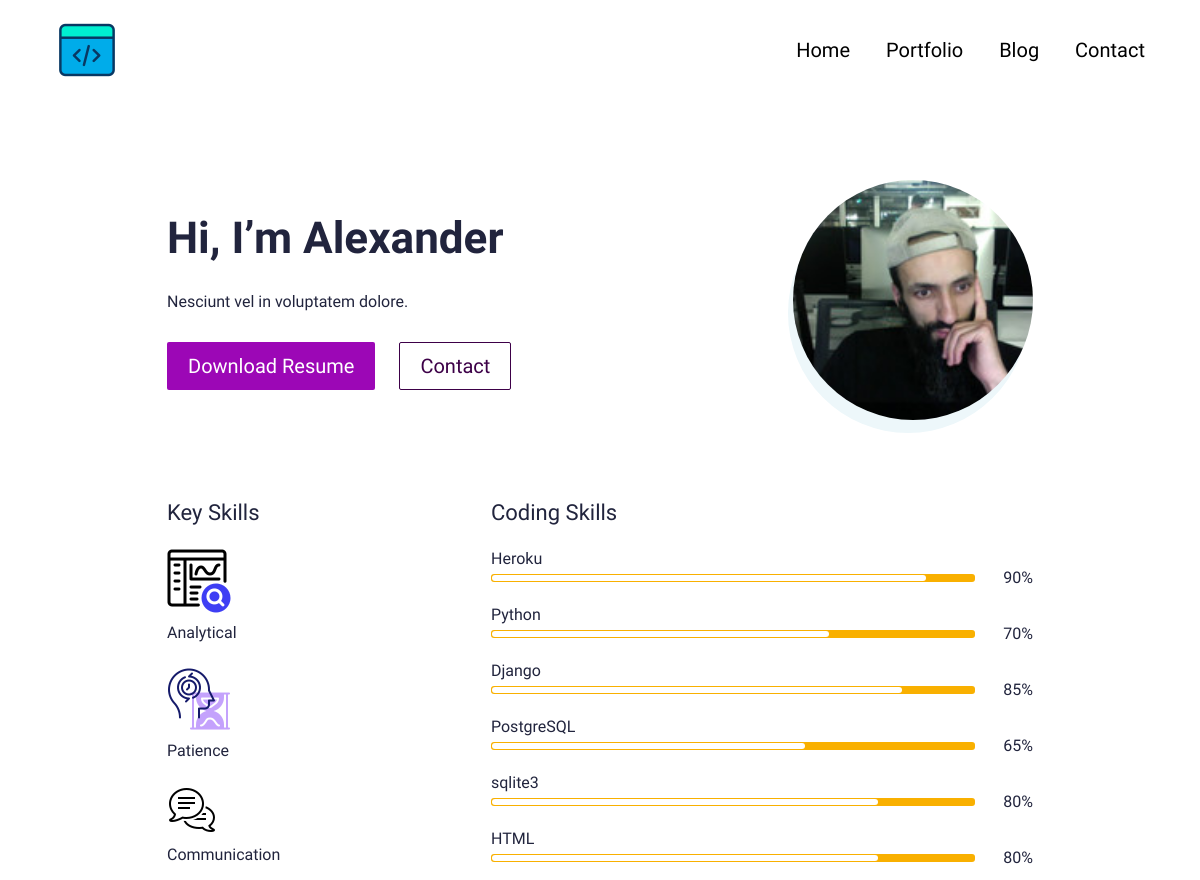
The app's page / (upper part), older data.
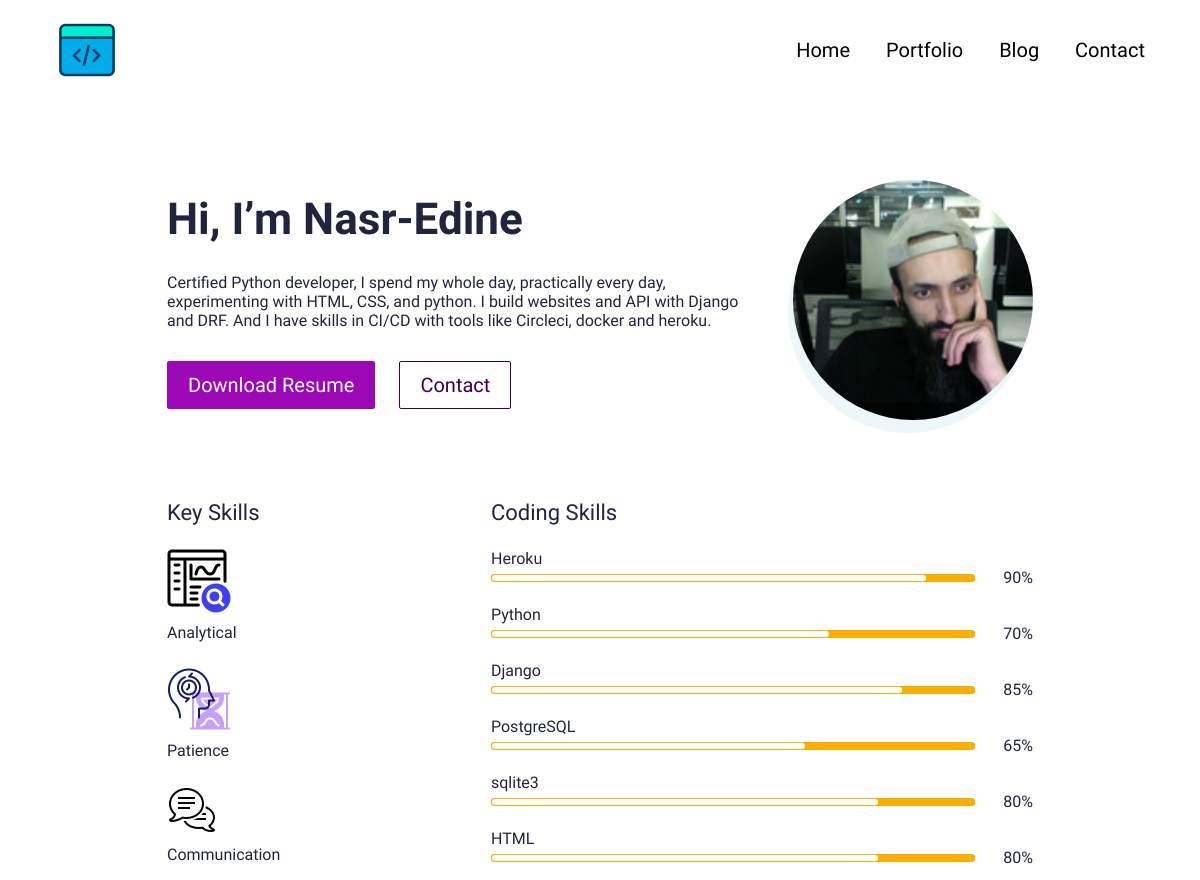
The same page, newer data.
### profiles/models.py (models this page shows, shortened)
class CustomUser(AbstractUser):
    avatar = models.ImageField(blank=True, null=True, upload_to="avatar")
    title = models.CharField(max_length=200, blank=True, null=True)
    bio = models.TextField(blank=True, null=True)
    skills = models.ManyToManyField(Skill, blank=True)
    cv = models.FileField(blank=True, null=True, upload_to="cv")

### profiles/views.py (the view)
# urls.py: path('', HomePageView.as_view(), name="index"),
class HomePageView(TemplateView):
    template_name = "profiles/index.html"
    def get_context_data(self, **kwargs):
        context = super().get_context_data(**kwargs)
        certificates = Certificate.objects.filter(is_active=True)
        context["certificates"] = certificates
        portfolio = Portfolio.objects.filter(is_active=True)
        print(portfolio)
        context["portfolio"] = portfolio
        return context

### portfolio/models.py (called while the page is built)
    def __str__(self):
        return self.name

### resume_app/context_processors.py (called while the page is built)
def project_context(request):
    context = {
        'me': CustomUser.objects.first(),
    }
    return context

### profiles/templates/profiles/index.html (shortened to what this page needs)
{% extends 'profiles/base.html' %}
{% load static %}
{% block content %}
<section>
    <div class="bannerSection">
        <div class="container">
            <div class="row g-4 g-md-3  align-items-center">
                <div class="col-md-auto order-md-last">
                    <div class="bannerUserImg">
                        <img src="{{me.avatar.url}}" alt="{{me.first_name|title}} {{me.last_name|title}} avatar">
                    </div>
                </div>
                <div class="col-md">
                    <div class="bannerContent">
                        <h1 class="xlTitle pb-3">Hi, I’m {{me.first_name|title}}</h1>
                        <p>{{me.bio}}</p>
                        <div class="bannerBtnCol">
                            <div class="row">
                                <div class="col-auto">
                                    <a id="cv" download href="{{me.cv.url}}" class="btn btnPrimary">Download
                                        Resume</a>
                                </div>
                                <div class="col-auto">
                                    <a href="{% url 'profiles:index' %}" class="btn btnOutline">Contact</a>
                                </div>
                            </div>
                        </div>
                    </div>
                </div>
            </div>
        </div>
    </div>
</section>
<section>
    <div class="sectionSpace pt-0">
        <div class="container">
            <div class="row">
                <div class="col-md-auto">
                    <div class="keySkillCol">
                        <h4 class="smTitle pb-3">Key Skills</h4>
                        {% for sk in me.skills.all %}
                        {% if sk.is_key_skill %}
                        <div class="keySkillCard">
                            {% if sk.image %}
                            <div class="ksIconCol">
                                <img src="{{sk.image.url}}" alt="...">
                            </div>
                            {% endif %}
                            <span class="ksText">{{sk.name}}</span>
                        </div>
                        {% endif %}
                        {% endfor %}
                    </div>
                </div>
                <div class="col-md">
                    <h4 class="smTitle pb-3">Coding Skills</h4>
                    <div class="progressCol">
                        <div class="progressCard">
                            {% for sk in me.skills.all %}
                            {% if not sk.is_key_skill %}
                            <div class="progressCol">
                                <span class="progressLbl">{{sk.name}}</span>
                                <div class="row g-2 align-items-center">
                                    <div class="col">
                                        <div class="progress progressStyle">
                                            <div class="progress-bar" role="progressbar" style="width: {{sk.score}}%"
                                                aria-valuenow="{{sk.score}}" aria-valuemin="0" aria-valuemax="100">
                                            </div>
                                        </div>
                                    </div>
                                    <div class="col-auto">
                                        <span class="pLbl">{{sk.score}}%</span>
                                    </div>
                                </div>
                            </div>
                            {% endif %}
                            {% endfor %}
                        </div>
                    </div>
                </div>
            </div>
        </div>
    </div>
</section>
{% endblock content %}

Row changes from the older to the newer data that the page shows:
changed CustomUser: first_name "Alexander" → "Nasr-Edine"; bio "Nesciunt vel in voluptatem dolore." → "Certified Python developer, I spend my whole day, practically every day, experimenting with HTML, CSS, and python. I build websites and API with Django and DRF. And I have skills in CI/CD with tools like Circleci, docker and heroku."
